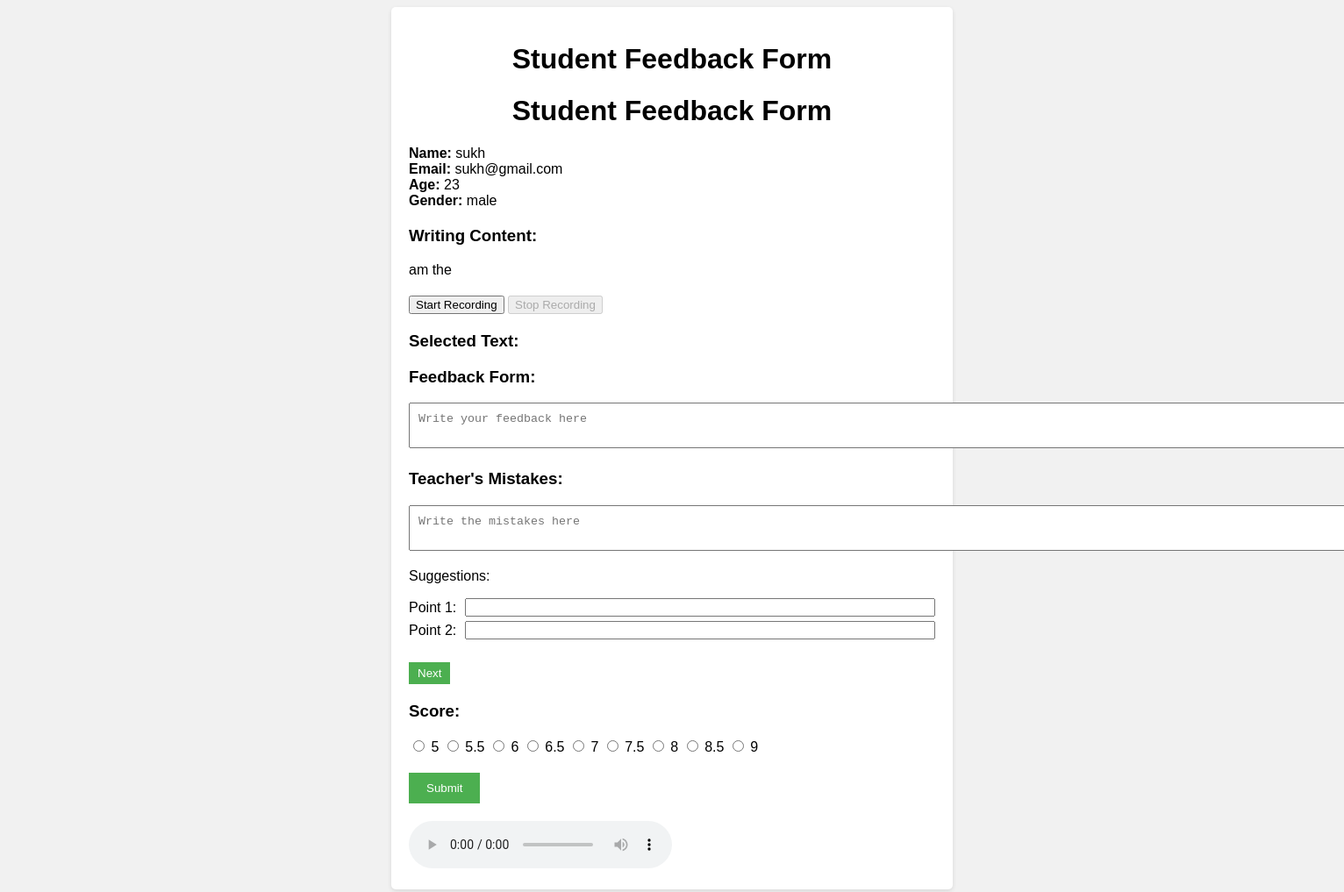
/teacher/essay/1, run on the app's committed database.
### profiles/models.py (models this page shows, shortened)
class personal_detail(models.Model):
    name=models.CharField(max_length=50)
    email=models.CharField(max_length=50)
    age=models.ImageField()
    gender=models.CharField(max_length=40)
    comments=models.TextField()

### liveroom/views.py (the view)
# urls.py: path('essay/<int:essay_id>', views.essay_detail),
def essay_detail(request, essay_id):
    print('sukh')
    eassay_full = personal_detail.objects.get(id=essay_id)
    print(eassay_full.comments)
    return render(request, 'eassay.detail.html', {'eassay_full': eassay_full})

### templates/eassay.detail.html (shortened to what this page needs)
<!DOCTYPE html>
<html>
<head>
</head>
<body>
  <div class="container">
    <h1>Student Feedback Form</h1>
    <h1>Student Feedback Form</h1>
    <form method="post" action="/teacher/success" enctype="multipart/form-data">
    <div class="personal-details">
      <label for="name">Name:</label>
      <span id="name">{{ eassay_full.name }}</span>
      <br>
      <label for="email">Email:</label>
      <span id="email">{{ eassay_full.email }}</span>
      <br>
      <label for="age">Age:</label>
      <span id="age">{{ eassay_full.age }}</span>
      <br>
      <label for="gender">Gender:</label>
      <span id="gender">{{ eassay_full.gender }}</span>
    </div>
    <div class="writing-content">
      <h3>Writing Content:</h3>
      <p id="writing-content">{{ eassay_full.comments }}</p>
    </div>
    <div class="recording-controls">
      <button id="start-recording-button" onclick="startRecording()">Start Recording</button>
      <button id="stop-recording-button" onclick="stopRecording()" disabled>Stop Recording</button>
    </div>
    <div class="selected-text">
      <h3>Selected Text:</h3>
    </div>
    <div class="feedback-form">
      <h3>Feedback Form:</h3>
      <textarea id="feedback" placeholder="Write your feedback here"></textarea>
    </div>
    <div class="error-space">
      <h3>Teacher's Mistakes:</h3>
      <textarea id="errors" placeholder="Write the mistakes here"></textarea>
      <p>Suggestions:</p>
      <ul class="suggestions-list" id="suggestions-list">
        <li>
          Point 1:
          <input type="text" name="point1">
        </li>
        <li>
          Point 2:
          <input type="text" name="point2">
        </li>
      </ul>
      <button class="next-button" onclick="addPoint()">Next</button>
    </div>
    <div class="score">
      <h3>Score:</h3>
      <input type="radio" id="band5" name="score" value="5">
      <label for="band5">5</label>
      <input type="radio" id="band5.5" name="score" value="5.5">
      <label for="band5.5">5.5</label>
      <input type="radio" id="band6" name="score" value="6">
      <label for="band6">6</label>
      <input type="radio" id="band6.5" name="score" value="6.5">
      <label for="band6.5">6.5</label>
      <input type="radio" id="band7" name="score" value="7">
      <label for="band7">7</label>
      <input type="radio" id="band7.5" name="score" value="7.5">
      <label for="band7.5">7.5</label>
      <input type="radio" id="band8" name="score" value="8">
      <label for="band8">8</label>
      <input type="radio" id="band8.5" name="score" value="8.5">
      <label for="band8.5">8.5</label>
      <input type="radio" id="band9" name="score" value="9">
      <label for="band9">9</label>
    </div>
    <button class="submit-button" onclick="submitForm()">Submit</button>
    <audio class="feedback-audio" id="feedback-audio" controls></audio>
  </div>
</body>
</html>

### templates/eassay.detail.html (style rules this page uses)
body { font-family: Arial, sans-serif; background-color: #f1f1f1; }
.container { max-width: 600px; margin: 0 auto; background-color: #fff; padding: 20px; border-radius: 5px; box-shadow: 0 2px 5px rgba(0, 0, 0, 0.1); }
h1 { text-align: center; }
.personal-details { margin-bottom: 20px; }
.personal-details label { font-weight: bold; }
.writing-content { margin-bottom: 20px; }
.recording-controls { margin-bottom: 20px; }
.feedback-form { margin-bottom: 20px; }
.error-space { margin-bottom: 20px; }
.score { margin-bottom: 20px; }
.next-button { margin-top: 10px; padding: 5px 10px; background-color: #4CAF50; color: #fff; border: none; cursor: pointer; transition: background-color 0.3s ease; }
textarea { width: 200%; padding: 10px; resize: vertical; }
.suggestions-list { margin-top: 10px; list-style-type: none; padding: 0; }
.suggestions-list li { margin-bottom: 5px; display: flex; align-items: center; }
.suggestions-list li input[type="text"] { flex-grow: 1; margin-left: 10px; }
.selected-text { margin-top: 20px; }
.submit-button { padding: 10px 20px; background-color: #4CAF50; color: #ffffff; border: none; cursor: pointer; transition: background-color 0.3s ease; }
.feedback-audio { margin-top: 20px; }

### data on the page
personal_detail: name "sukh", email "sukh@gmail.com", age "23", gender "male", comments "am the"
